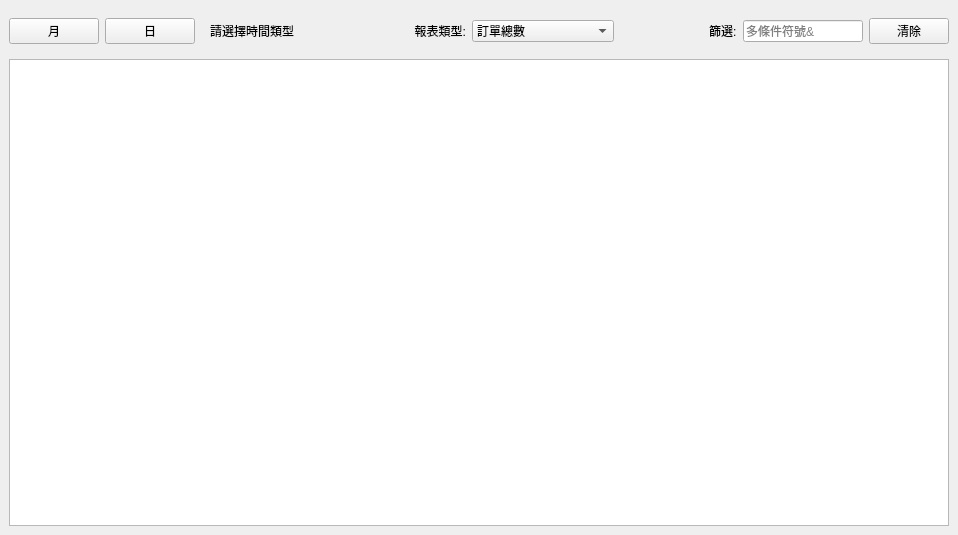
<?xml version="1.0" encoding="UTF-8"?>
<ui version="4.0">
 <class>LayerGameReport</class>
 <widget class="QWidget" name="LayerGameReport">
  <property name="geometry">
   <rect>
    <x>0</x>
    <y>0</y>
    <width>958</width>
    <height>535</height>
   </rect>
  </property>
  <property name="windowTitle">
   <string>Form</string>
  </property>
  <layout class="QGridLayout" name="gridLayout">
   <property name="leftMargin">
    <number>0</number>
   </property>
   <property name="topMargin">
    <number>0</number>
   </property>
   <property name="rightMargin">
    <number>0</number>
   </property>
   <property name="bottomMargin">
    <number>0</number>
   </property>
   <property name="spacing">
    <number>0</number>
   </property>
   <item row="0" column="0">
    <widget class="QWidget" name="wBg" native="true">
     <layout class="QVBoxLayout" name="verticalLayout">
      <item>
       <widget class="QWidget" name="widget" native="true">
        <property name="minimumSize">
         <size>
          <width>0</width>
          <height>40</height>
         </size>
        </property>
        <layout class="QHBoxLayout" name="horizontalLayout_2">
         <property name="spacing">
          <number>20</number>
         </property>
         <property name="leftMargin">
          <number>0</number>
         </property>
         <property name="rightMargin">
          <number>0</number>
         </property>
         <item>
          <widget class="QWidget" name="widget_2" native="true">
           <layout class="QHBoxLayout" name="horizontalLayout">
            <property name="leftMargin">
             <number>0</number>
            </property>
            <property name="topMargin">
             <number>0</number>
            </property>
            <property name="bottomMargin">
             <number>0</number>
            </property>
            <item>
             <widget class="QPushButton" name="btnMonth">
              <property name="minimumSize">
               <size>
                <width>90</width>
                <height>0</height>
               </size>
              </property>
              <property name="text">
               <string>月</string>
              </property>
              <property name="checkable">
               <bool>true</bool>
              </property>
              <property name="checked">
               <bool>false</bool>
              </property>
             </widget>
            </item>
            <item>
             <widget class="QPushButton" name="btnDay">
              <property name="sizePolicy">
               <sizepolicy hsizetype="Minimum" vsizetype="Fixed">
                <horstretch>0</horstretch>
                <verstretch>0</verstretch>
               </sizepolicy>
              </property>
              <property name="minimumSize">
               <size>
                <width>90</width>
                <height>0</height>
               </size>
              </property>
              <property name="text">
               <string>日</string>
              </property>
              <property name="checkable">
               <bool>true</bool>
              </property>
             </widget>
            </item>
            <item>
             <widget class="QStackedWidget" name="stackDate">
              <property name="sizePolicy">
               <sizepolicy hsizetype="Fixed" vsizetype="Fixed">
                <horstretch>0</horstretch>
                <verstretch>0</verstretch>
               </sizepolicy>
              </property>
              <property name="currentIndex">
               <number>1</number>
              </property>
              <widget class="QWidget" name="stackedWidget_3Page1">
               <layout class="QGridLayout" name="gridLayout_2">
                <property name="topMargin">
                 <number>0</number>
                </property>
                <property name="bottomMargin">
                 <number>0</number>
                </property>
                <item row="0" column="0">
                 <widget class="QDateEdit" name="dateEdit">
                  <property name="minimumSize">
                   <size>
                    <width>100</width>
                    <height>0</height>
                   </size>
                  </property>
                  <property name="currentSection">
                   <enum>QDateTimeEdit::YearSection</enum>
                  </property>
                  <property name="displayFormat">
                   <string>yyyy/M</string>
                  </property>
                 </widget>
                </item>
               </layout>
              </widget>
              <widget class="QWidget" name="page">
               <layout class="QGridLayout" name="gridLayout_3">
                <property name="topMargin">
                 <number>0</number>
                </property>
                <property name="bottomMargin">
                 <number>0</number>
                </property>
                <item row="0" column="0">
                 <widget class="QLabel" name="label">
                  <property name="text">
                   <string>請選擇時間類型</string>
                  </property>
                 </widget>
                </item>
               </layout>
              </widget>
             </widget>
            </item>
           </layout>
          </widget>
         </item>
         <item>
          <spacer name="horizontalSpacer_3">
           <property name="orientation">
            <enum>Qt::Horizontal</enum>
           </property>
           <property name="sizeHint" stdset="0">
            <size>
             <width>40</width>
             <height>20</height>
            </size>
           </property>
          </spacer>
         </item>
         <item>
          <widget class="QWidget" name="wTypeArea" native="true">
           <property name="minimumSize">
            <size>
             <width>200</width>
             <height>0</height>
            </size>
           </property>
           <layout class="QHBoxLayout" name="horizontalLayout_3">
            <property name="leftMargin">
             <number>0</number>
            </property>
            <property name="topMargin">
             <number>0</number>
            </property>
            <property name="rightMargin">
             <number>0</number>
            </property>
            <property name="bottomMargin">
             <number>0</number>
            </property>
            <item>
             <widget class="QLabel" name="label_3">
              <property name="sizePolicy">
               <sizepolicy hsizetype="Fixed" vsizetype="Preferred">
                <horstretch>0</horstretch>
                <verstretch>0</verstretch>
               </sizepolicy>
              </property>
              <property name="text">
               <string>報表類型:</string>
              </property>
              <property name="alignment">
               <set>Qt::AlignRight|Qt::AlignTrailing|Qt::AlignVCenter</set>
              </property>
             </widget>
            </item>
            <item>
             <widget class="QComboBox" name="cbType">
              <item>
               <property name="text">
                <string>訂單總數</string>
               </property>
              </item>
              <item>
               <property name="text">
                <string>儲值時間</string>
               </property>
              </item>
              <item>
               <property name="text">
                <string>每筆均時</string>
               </property>
              </item>
             </widget>
            </item>
           </layout>
          </widget>
         </item>
         <item>
          <spacer name="horizontalSpacer_4">
           <property name="orientation">
            <enum>Qt::Horizontal</enum>
           </property>
           <property name="sizeHint" stdset="0">
            <size>
             <width>40</width>
             <height>20</height>
            </size>
           </property>
          </spacer>
         </item>
         <item>
          <widget class="QWidget" name="widget_3" native="true">
           <property name="sizePolicy">
            <sizepolicy hsizetype="Minimum" vsizetype="Preferred">
             <horstretch>0</horstretch>
             <verstretch>0</verstretch>
            </sizepolicy>
           </property>
           <property name="minimumSize">
            <size>
             <width>160</width>
             <height>0</height>
            </size>
           </property>
           <layout class="QHBoxLayout" name="horizontalLayout_4">
            <property name="leftMargin">
             <number>10</number>
            </property>
            <property name="topMargin">
             <number>0</number>
            </property>
            <property name="rightMargin">
             <number>0</number>
            </property>
            <property name="bottomMargin">
             <number>0</number>
            </property>
            <item>
             <widget class="QLabel" name="label_2">
              <property name="text">
               <string>篩選:</string>
              </property>
             </widget>
            </item>
            <item>
             <widget class="QLineEdit" name="lineEdit">
              <property name="minimumSize">
               <size>
                <width>120</width>
                <height>0</height>
               </size>
              </property>
              <property name="placeholderText">
               <string>多條件符號&amp;</string>
              </property>
             </widget>
            </item>
            <item>
             <widget class="QPushButton" name="btnClear">
              <property name="text">
               <string>清除</string>
              </property>
             </widget>
            </item>
           </layout>
          </widget>
         </item>
        </layout>
       </widget>
      </item>
      <item>
       <widget class="QTableView" name="tb">
        <property name="editTriggers">
         <set>QAbstractItemView::NoEditTriggers</set>
        </property>
        <attribute name="horizontalHeaderDefaultSectionSize">
         <number>120</number>
        </attribute>
        <attribute name="verticalHeaderVisible">
         <bool>false</bool>
        </attribute>
       </widget>
      </item>
     </layout>
    </widget>
   </item>
  </layout>
 </widget>
 <resources/>
 <connections/>
</ui>
